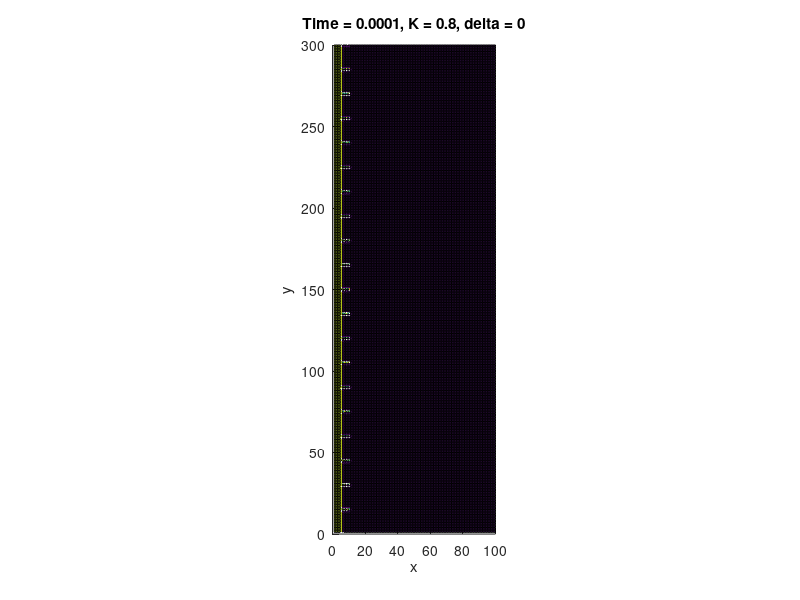

MATLAB code for this plot: (Note: this script raises an error after producing the figure.)
clear all
clc;

%% 2D rectangular domain (modified as suggested)
Ly = 9.0;
Lx = 3.0;  % Changed as suggested for directional solidification

%% discretization in the y and x directions
py = 300;
px = 100;  % Adjusted to maintain aspect ratio

%% grid spacing and time step size
dx = Lx/px;
dy = Ly/py;
dt = 0.0001;
Nstp = 5001;

%% parameters
epsB = 0.010;
Mob = 1.0/0.0003;
K = 0.8;    % K value for Fig 5(1)
alph = 0.9;
gamma = 10.0;
Tm = 1.0;

%% anisotropy parameters for Fig 7
delta = 0.0;   % No anisotropy for Fig 5(1), set to non-zero for Fig 7
j = 4;         % 4-mode anisotropy
theta0 = 0;    % Preferred directions align with x and y axes

%% 2D arrays
phi = zeros(py, px);
phi_old = zeros(py, px);
mu = zeros(py, px);
LapP = zeros(py, px);
E = zeros(py, px);
T = zeros(py, px);
LapT = zeros(py, px);
epsilon = zeros(py, px);  % For anisotropy
epsilon_dtheta = zeros(py, px);  % Derivative of epsilon w.r.t theta

%% initial condition - solid on the left side of domain
for i = 1:py
    for j = 1:px
        % Initialize supercooled temperature field
        T(i,j) = 0.0;
        
        % Initialize solid on left side with slight perturbation
        if j <= 5
            phi(i,j) = 1.0;
        elseif j <= 10
            % Add some random perturbation at the interface
            if mod(i, 15) == 0  % Adding periodic perturbation
                phi(i,j) = 0.5 + 0.5*rand();
            end
        end
    end
end

tm = 0.0;

%% time iteration
for iter = 1:Nstp
    % Store previous phi for latent heat calculation
    phi_old = phi;
    
    %% Calculate anisotropy for each point
    for i = 2:py-1
        for j = 2:px-1
            % Calculate gradient components
            px_grad = (phi(i,j+1) - phi(i,j-1))/(2*dx);
            py_grad = (phi(i+1,j) - phi(i-1,j))/(2*dy);
            grad_norm = sqrt(px_grad^2 + py_grad^2);
            
            % Calculate angle theta (avoid division by zero)
            if grad_norm > 1e-10
                theta = atan2(-py_grad, -px_grad);
                epsilon(i,j) = 1 + delta * cos(j*(theta - theta0));
                epsilon_dtheta(i,j) = -delta * j * sin(j*(theta - theta0));
            else
                epsilon(i,j) = 1;
                epsilon_dtheta(i,j) = 0;
            end
        end
    end
    
    %% order parameter field
    %% calculate latent heat term
    E(2:py-1, 2:px-1) = (alph/pi) * phi(2:py-1, 2:px-1) .* (1 - phi(2:py-1, 2:px-1)) .* atan(gamma * (Tm - T(2:py-1, 2:px-1)));
    
    %% chemical potential
    mu(2:py-1, 2:px-1) = 0.5 * phi(2:py-1, 2:px-1) .* (1 - phi(2:py-1, 2:px-1)) .* (1 - 2*phi(2:py-1, 2:px-1));
    
    %% Laplace of phi
    LapP(2:py-1, 2:px-1) = (phi(1:py-2,2:px-1) - 2*phi(2:py-1, 2:px-1) + phi(3:py,2:px-1))/dx^2 + ...
                           (phi(2:py-1,1:px-2) - 2*phi(2:py-1, 2:px-1) + phi(2:py-1,3:px))/dy^2;
    
    %% total chemical potential with anisotropy
    if delta == 0
        % Isotropic case (Fig 5-1)
        mu(2:py-1, 2:px-1) = mu(2:py-1, 2:px-1) + E(2:py-1, 2:px-1) - epsB^2*LapP(2:py-1, 2:px-1);
    else
        % Anisotropic case (Fig 7) - This is simplified; the full anisotropic term would require 
        % a more complex implementation of the gradient and curvature terms
        for i = 2:py-1
            for j = 2:px-1
                mu(i,j) = mu(i,j) + E(i,j) - epsB^2 * epsilon(i,j)^2 * LapP(i,j);
            end
        end
    end
    
    %% temperature field
    %% Laplace of temperature
    LapT(2:py-1, 2:px-1) = (T(1:py-2, 2:px-1) - 2*T(2:py-1, 2:px-1) + T(3:py, 2:px-1))/dx^2 + ...
                           (T(2:py-1, 1:px-2) - 2*T(2:py-1, 2:px-1) + T(2:py-1, 3:px))/dy^2;
                       
    %% update order parameter                 
    phi(2:py-1, 2:px-1) = phi(2:py-1, 2:px-1) + dt * Mob * mu(2:py-1, 2:px-1);
    
    %% update temperature - including latent heat release
    T(2:py-1, 2:px-1) = T(2:py-1, 2:px-1) + dt * (LapT(2:py-1, 2:px-1) + K * (phi(2:py-1, 2:px-1) - phi_old(2:py-1, 2:px-1))/dt);
    
    %% boundary conditions; no-flux
    phi(1,:) = phi(2,:);
    phi(py,:) = phi(py-1,:);
    phi(:,1) = phi(:,2);
    phi(:,px) = phi(:,px-1);
    
    T(1,:) = T(2,:);
    T(py,:) = T(py-1,:);
    T(:,1) = T(:,2);
    T(:,px) = T(:,px-1);
    
    %% time
    tm = tm + dt;
    
    %% visualization
    if mod(iter,20) == 1
        figure(1)
        surf(phi)
        view(2)
        title(['Time = ' num2str(tm) ', K = ' num2str(K) ', delta = ' num2str(delta)])
        xlabel('x')
        ylabel('y')
        pbaspect([px py px])
        colormap(parula)
        colorbar
        drawnow
        
        figure(2)
        surf(T)
        view(2)
        title(['Temperature at t = ' num2str(tm)])
        xlabel('x')
        ylabel('y')
        pbaspect([px py px])
        colormap(hot)
        colorbar
        drawnow
    end
    
end

% Display final configuration
figure(3)
surf(phi)
view(2)
title(['Final Configuration at t = ' num2str(tm) ', K = ' num2str(K) ', delta = ' num2str(delta)])
xlabel('x')
ylabel('y')
pbaspect([px py px])
colormap(parula)
colorbar